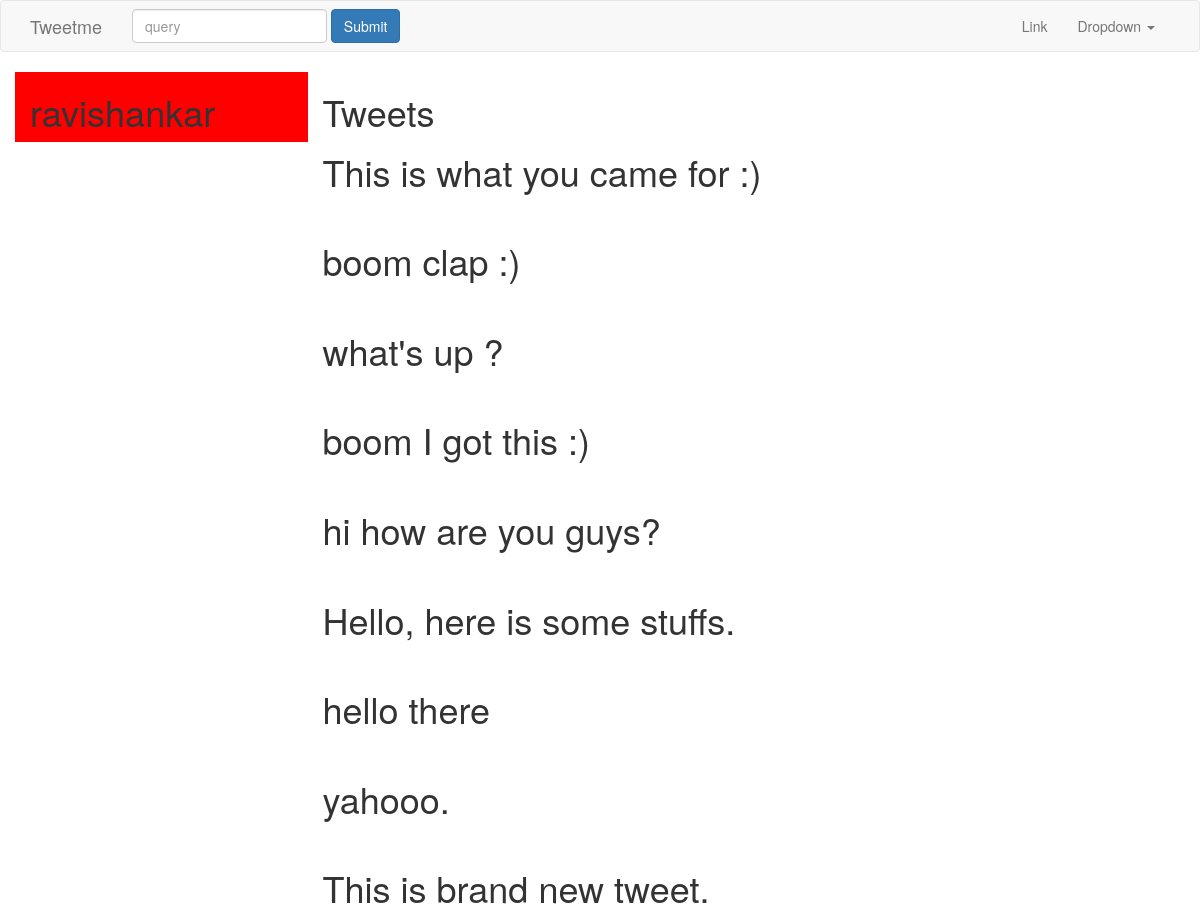
Page /profile/ravishankar/ (upper part) on the earlier database version.
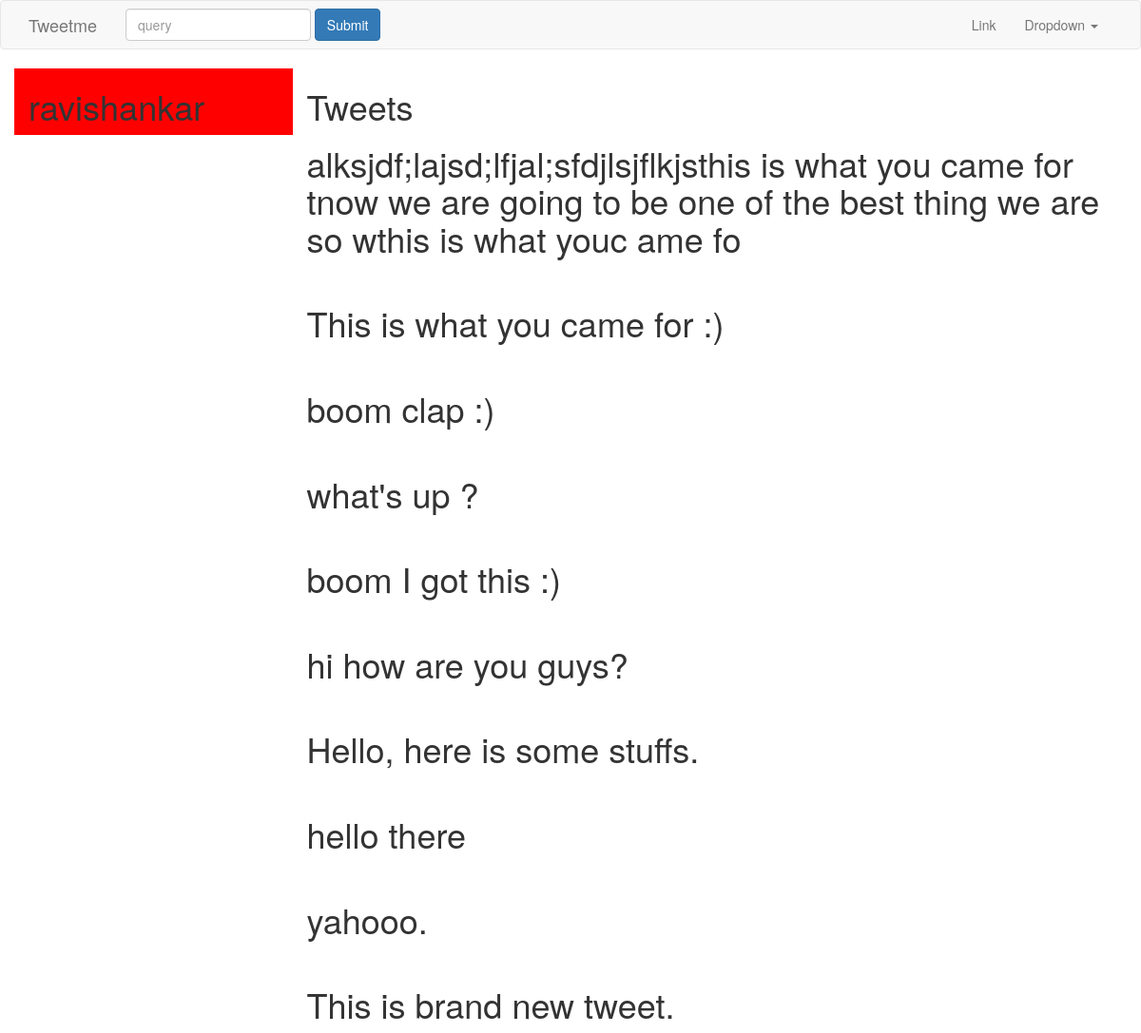
Same page on the later database version.
### tweets/models.py (models this page shows, shortened)
class Tweet(models.Model):
	user 		= models.ForeignKey(settings.AUTH_USER_MODEL)
	content 	= models.CharField(max_length=140, validators=[validate_content])
	updated 	= models.DateTimeField(auto_now=True)
	timestamp 	= models.DateTimeField(auto_now_add=True)
	class Meta:
		ordering = ['-timestamp', 'content']

### accounts/views.py (the view, shortened to what this page needs)
# urls.py: url(r'^(?P<username>[\w.@+-]+)/$', UserDetailView.as_view(), name="detail"),#profile/1
class UserDetailView(DetailView):
	template_name = "accounts/user_profile.html"
	def get_object(self, *args, **kwargs):
		return get_object_or_404(User, username__iexact=self.kwargs.get("username"))

### accounts/templates/accounts/user_profile.html (shortened to what this page needs)
{% extends "base.html" %}
{% block content %}
    {% if object %}
    	<div class="row">
    		<div class="col-sm-3 col-xs-12" style="background-color: red;">
    			<h1>{{ object.username }}</h1>
    		</div>
    		<div class="col-sm-9 col-xs-12">
    			<h1>Tweets</h1>
    			{% for tweet in object.tweet_set.all %}
    				<h1>{{ tweet.content }}</h1><br>
    			{% endfor %}
    		</div>
    	</div>
	{% endif%}
{% endblock content %}

Differences in the rows shown:
added Tweet: content "alksjdf;lajsd;lfjal;sfdjlsjflkjsthis is what you came for tnow we are going to be one of the best thing we are so wthis is what youc ame fo"
